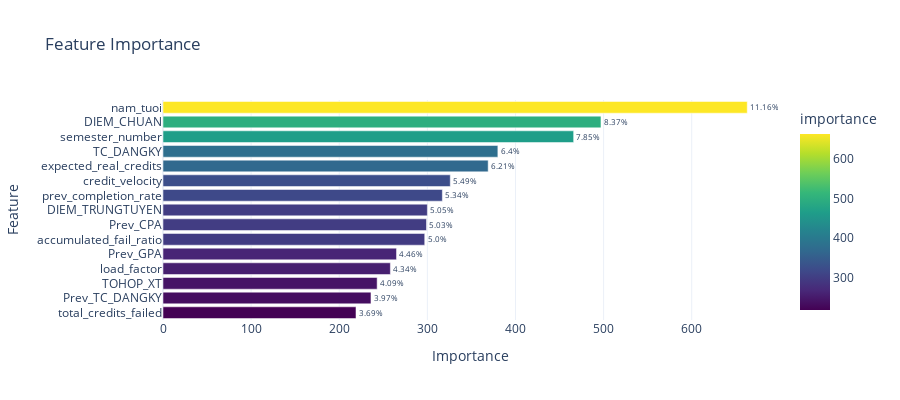
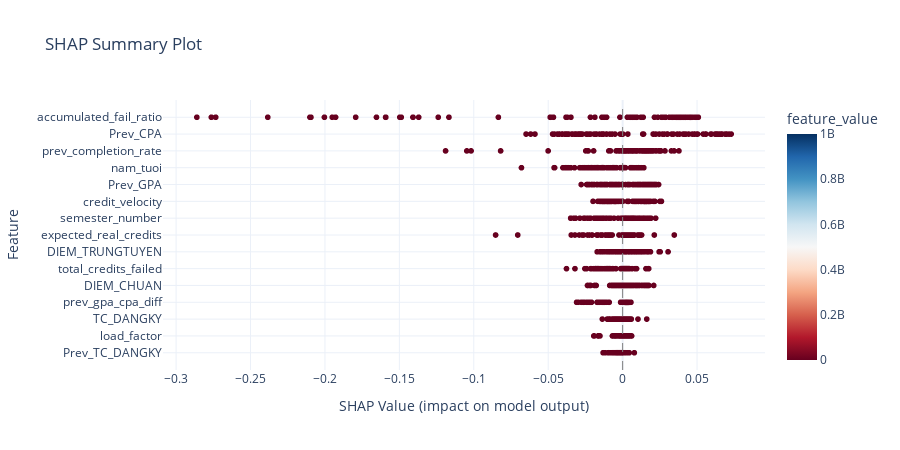

Notebook code for these charts, in order:
### Code cell
show_all(
    model=model_lgb,
    X_valid=X_valid,
    y_valid=y_valid_credits,
    y_pred=y_pred,
    X_train=X_train,          # Cần cho LIME
    model_type='lightgbm',    # 'xgboost', 'lightgbm', 'catboost'
    instance_idx=0,           # Instance nào để giải thích
    top_n_features=15
)

### Figure 1 — Plotly figure (JSON) as saved in the notebook; plotly's stock layout.template omitted (floating-point values rounded to 4 significant figures)
{"data": [{"hovertemplate": "importance=%{marker.color}<br>feature=%{y}<br>text=%{text}<extra></extra>", "legendgroup": "", "marker": {"color": [663, 497, 466, 380, 369, 326, 317, 300, 299, 297, 265, 258, 243, 236, 219], "coloraxis": "coloraxis", "pattern": {"shape": ""}}, "name": "", "orientation": "h", "showlegend": false, "text": ["11.16%", "8.37%", "7.85%", "6.4%", "6.21%", "5.49%", "5.34%", "5.05%", "5.03%", "5.0%", "4.46%", "4.34%", "4.09%", "3.97%", "3.69%"], "textposition": "outside", "type": "bar", "x": [663, 497, 466, 380, 369, 326, 317, 300, 299, 297, 265, 258, 243, 236, 219], "xaxis": "x", "y": ["nam_tuoi", "DIEM_CHUAN", "semester_number", "TC_DANGKY", "expected_real_credits", "credit_velocity", "prev_completion_rate", "DIEM_TRUNGTUYEN", "Prev_CPA", "accumulated_fail_ratio", "Prev_GPA", "load_factor", "TOHOP_XT", "Prev_TC_DANGKY", "total_credits_failed"], "yaxis": "y"}], "layout": {"barmode": "relative", "coloraxis": {"colorbar": {"title": {"text": "importance"}}, "colorscale": [[0, "#440154"], [0.1111, "#482878"], [0.2222, "#3e4989"], [0.3333, "#31688e"], [0.4444, "#26828e"], [0.5556, "#1f9e89"], [0.6667, "#35b779"], [0.7778, "#6ece58"], [0.8889, "#b5de2b"], [1, "#fde725"]]}, "height": 400, "legend": {"tracegroupgap": 0}, "title": {"text": "Feature Importance"}, "xaxis": {"anchor": "y", "domain": [0, 1], "title": {"text": "Importance"}}, "yaxis": {"anchor": "x", "autorange": "reversed", "domain": [0, 1], "title": {"text": "Feature"}}}}

### Figure 2 — Plotly figure (JSON) as saved in the notebook; plotly's stock layout.template omitted (floating-point values rounded to 4 significant figures; data arrays with more than 128 entries replaced by an {"elided": "..."} marker saying what was removed)
{"data": [{"customdata": {"elided": "1500x1 float values"}, "hovertemplate": "shap_value=%{x}<br>feature=%{y}<br>feature_value=%{marker.color}<extra></extra>", "legendgroup": "", "marker": {"color": {"elided": "1500 float values"}, "coloraxis": "coloraxis", "symbol": "circle"}, "mode": "markers", "name": "", "showlegend": false, "type": "scattergl", "x": {"elided": "1500 float values"}, "xaxis": "x", "y": {"elided": "1500 str values"}, "yaxis": "y"}], "layout": {"coloraxis": {"colorbar": {"title": {"text": "feature_value"}}, "colorscale": [[0, "rgb(103,0,31)"], [0.1, "rgb(178,24,43)"], [0.2, "rgb(214,96,77)"], [0.3, "rgb(244,165,130)"], [0.4, "rgb(253,219,199)"], [0.5, "rgb(247,247,247)"], [0.6, "rgb(209,229,240)"], [0.7, "rgb(146,197,222)"], [0.8, "rgb(67,147,195)"], [0.9, "rgb(33,102,172)"], [1, "rgb(5,48,97)"]]}, "height": 450, "legend": {"tracegroupgap": 0}, "shapes": [{"line": {"color": "gray", "dash": "dash", "width": 1}, "type": "line", "x0": 0, "x1": 0, "xref": "x", "y0": 0, "y1": 1, "yref": "y domain"}], "showlegend": true, "title": {"text": "SHAP Summary Plot"}, "xaxis": {"anchor": "y", "domain": [0, 1], "title": {"text": "SHAP Value (impact on model output)"}}, "yaxis": {"anchor": "x", "domain": [0, 1], "title": {"text": "Feature"}}}}
